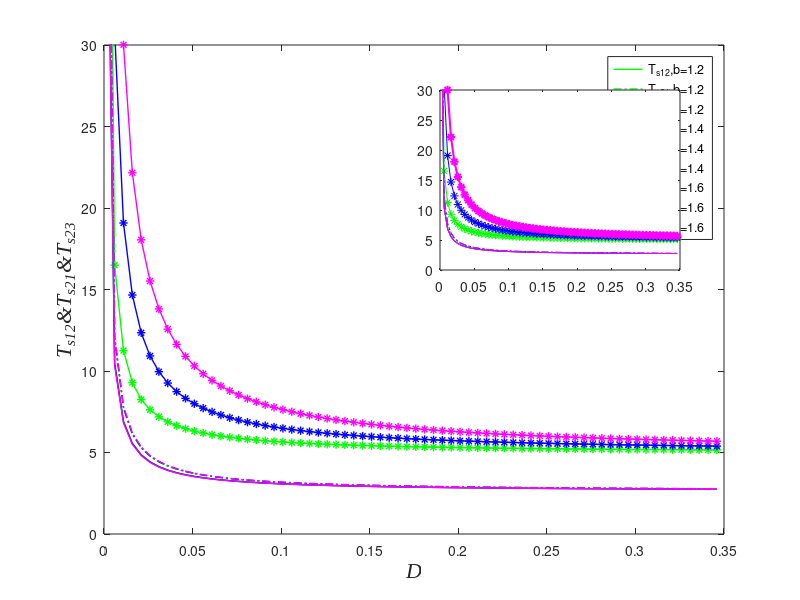

Write the MATLAB code that produced this figure.
clear all;clc;
a1=0.5;b1=1.2;v=0.45;r=1;c=0.005;e=0.05;A=0.3;
xs1=1.95;xs2=0.44;xs4=-xs1;xs3=-xs2;%xs1,xs2>0 (xs1,ys1)(xs2,ys2)是正势阱点  
ys1=0.178;ys2=0.04;ys4=-ys1;ys3=-ys2;
xu1=1.21;xu2=0;xu3=-xu1;%xu1>0;(xu1,yu1)是正势阱点
yu1=0.11;yu2=0;yu3=-yu1;
D=0.001:0.005:0.35;
us1=((1/2).*a1.*((xs1-b1).^2)+v.*exp((-(xs1-b1).^2)./(r.^2)))+(e/2)*ys1.^2+(c/2)*((xs1.^2)+(ys1.^2))-c.*xs1.*ys1;
us2=((1/2).*a1.*((xs2-b1).^2)+v.*exp((-(xs2-b1).^2)./(r.^2)))+(e/2)*ys2.^2+(c/2)*((xs2.^2)+(ys2.^2))-c.*xs2.*ys2;
us4=us1;us3=us2;
uu1=((1/2).*a1.*((xu1-b1).^2)+v.*exp((-(xu1-b1).^2)./(r.^2)))+(e/2)*yu1.^2+(c/2)*((xu1.^2)+(yu1.^2))-c.*xu1.*yu1;
uu2=((1/2).*a1.*((xu2-b1).^2)+v.*exp((-(xu2-b1).^2)./(r.^2)))+(e/2)*yu2.^2+(c/2)*((xu2.^2)+(yu2.^2))-c.*xu2.*yu2;
uu3=uu1;
js1=2*v.*(((r.^2)-2*(xs1-b1).^2)./r.^4).*exp(-((xs1-b1).^2)./r.^2)-a1-e;
js2=2*v.*(((r.^2)-2*(xs1-b1).^2)./r.^4).*exp(-((xs1-b1).^2)./r.^2)-a1-e;
ju1=2*v.*(((r.^2)-2*(xu1-b1).^2)./r.^4).*exp(-((xu1-b1).^2)./r.^2)-a1-e;
ju2=2*v.*(((r.^2)-2*(xu2-b1).^2)./r.^4).*exp(-((xu2-b1).^2)./r.^2)-a1-e;
ls1z=(1/2).*(js1-e-c+sqrt((js1+e+c).^2+4*c.^2));ls1f=(1/2).*(js1-e-c-sqrt((js1+e+c).^2+4*c.^2));%势阱点特征值
ls2z=(1/2).*(js2-e-c+sqrt((js2+e+c).^2+4*c.^2));ls2f=(1/2).*(js2-e-c-sqrt((js2+e+c).^2+4*c.^2));
bu1z=(1/2).*(ju1-e-c+sqrt((ju1+e+c).^2+4*c.^2));bu1f=(1/2).*(ju1-e-c-sqrt((ju1+e+c).^2+4*c.^2));%势垒点特征值
bu2z=(1/2).*(ju2-e-c+sqrt((ju2+e+c).^2+4*c.^2));bu2f=(1/2).*(ju2-e-c-sqrt((ju2+e+c).^2+4*c.^2));
rs12=(1./(2*pi))*sqrt(ls1z.*ls1f.*bu1z./abs(bu1f)).*exp((-1./D).*(uu1-us1));
rs21=(1./(2*pi))*sqrt(ls2z.*ls2f.*bu1z./abs(bu1f)).*exp((-1./D).*(uu1-us2));
rs23=(1./(2*pi))*sqrt(ls2z.*ls2f.*bu2z./abs(bu2f)).*exp((-1./D).*(uu2-us2));
Ts112=log(rs12.^-1);Ts121=log(rs21.^-1);Ts123=log(rs23.^-1);

a1=0.5;b1=1.4;v=0.45;r=1;c=0.005;e=0.05;A=0.3;
xs1=2.15;xs2=0.63;xs4=-xs1;xs3=-xs2;%xs1,xs2>0 (xs1,ys1)(xs2,ys2)是正势阱点  
ys1=0.196;ys2=0.057;ys4=-ys1;ys3=-ys2;
xu1=1.42;xu2=0;xu3=-xu1;%xu1>0;(xu1,yu1)是正势阱点
yu1=0.129;yu2=0;yu3=-yu1;
D=0.001:0.005:0.35;
us1=((1/2).*a1.*((xs1-b1).^2)+v.*exp((-(xs1-b1).^2)./(r.^2)))+(e/2)*ys1.^2+(c/2)*((xs1.^2)+(ys1.^2))-c.*xs1.*ys1;
us2=((1/2).*a1.*((xs2-b1).^2)+v.*exp((-(xs2-b1).^2)./(r.^2)))+(e/2)*ys2.^2+(c/2)*((xs2.^2)+(ys2.^2))-c.*xs2.*ys2;
us4=us1;us3=us2;
uu1=((1/2).*a1.*((xu1-b1).^2)+v.*exp((-(xu1-b1).^2)./(r.^2)))+(e/2)*yu1.^2+(c/2)*((xu1.^2)+(yu1.^2))-c.*xu1.*yu1;
uu2=((1/2).*a1.*((xu2-b1).^2)+v.*exp((-(xu2-b1).^2)./(r.^2)))+(e/2)*yu2.^2+(c/2)*((xu2.^2)+(yu2.^2))-c.*xu2.*yu2;
uu3=uu1;
js1=2*v.*(((r.^2)-2*(xs1-b1).^2)./r.^4).*exp(-((xs1-b1).^2)./r.^2)-a1-e;
js2=2*v.*(((r.^2)-2*(xs1-b1).^2)./r.^4).*exp(-((xs1-b1).^2)./r.^2)-a1-e;
ju1=2*v.*(((r.^2)-2*(xu1-b1).^2)./r.^4).*exp(-((xu1-b1).^2)./r.^2)-a1-e;
ju2=2*v.*(((r.^2)-2*(xu2-b1).^2)./r.^4).*exp(-((xu2-b1).^2)./r.^2)-a1-e;
ls1z=(1/2).*(js1-e-c+sqrt((js1+e+c).^2+4*c.^2));ls1f=(1/2).*(js1-e-c-sqrt((js1+e+c).^2+4*c.^2));%势阱点特征值
ls2z=(1/2).*(js2-e-c+sqrt((js2+e+c).^2+4*c.^2));ls2f=(1/2).*(js2-e-c-sqrt((js2+e+c).^2+4*c.^2));
bu1z=(1/2).*(ju1-e-c+sqrt((ju1+e+c).^2+4*c.^2));bu1f=(1/2).*(ju1-e-c-sqrt((ju1+e+c).^2+4*c.^2));%势垒点特征值
bu2z=(1/2).*(ju2-e-c+sqrt((ju2+e+c).^2+4*c.^2));bu2f=(1/2).*(ju2-e-c-sqrt((ju2+e+c).^2+4*c.^2));
rs12=(1./(2*pi))*sqrt(ls1z.*ls1f.*bu1z./abs(bu1f)).*exp((-1./D).*(uu1-us1));
rs21=(1./(2*pi))*sqrt(ls2z.*ls2f.*bu1z./abs(bu1f)).*exp((-1./D).*(uu1-us2));
rs23=(1./(2*pi))*sqrt(ls2z.*ls2f.*bu2z./abs(bu2f)).*exp((-1./D).*(uu2-us2));
Ts212=log(rs12.^-1);Ts221=log(rs21.^-1);Ts223=log(rs23.^-1);

a1=0.5;b1=1.6;v=0.45;r=1;c=0.005;e=0.05;A=0.3;
xs1=2.35;xs2=0.83;xs4=-xs1;xs3=-xs2;%xs1,xs2>0 (xs1,ys1)(xs2,ys2)是正势阱点  
ys1=0.214;ys2=0.076;ys4=-ys1;ys3=-ys2;
xu1=1.62;xu2=0;xu3=-xu1;%xu1>0;(xu1,yu1)是正势阱点
yu1=0.147;yu2=0;yu3=-yu1;
D=0.001:0.005:0.35;
us1=((1/2).*a1.*((xs1-b1).^2)+v.*exp((-(xs1-b1).^2)./(r.^2)))+(e/2)*ys1.^2+(c/2)*((xs1.^2)+(ys1.^2))-c.*xs1.*ys1;
us2=((1/2).*a1.*((xs2-b1).^2)+v.*exp((-(xs2-b1).^2)./(r.^2)))+(e/2)*ys2.^2+(c/2)*((xs2.^2)+(ys2.^2))-c.*xs2.*ys2;
us4=us1;us3=us2;
uu1=((1/2).*a1.*((xu1-b1).^2)+v.*exp((-(xu1-b1).^2)./(r.^2)))+(e/2)*yu1.^2+(c/2)*((xu1.^2)+(yu1.^2))-c.*xu1.*yu1;
uu2=((1/2).*a1.*((xu2-b1).^2)+v.*exp((-(xu2-b1).^2)./(r.^2)))+(e/2)*yu2.^2+(c/2)*((xu2.^2)+(yu2.^2))-c.*xu2.*yu2;
uu3=uu1;
js1=2*v.*(((r.^2)-2*(xs1-b1).^2)./r.^4).*exp(-((xs1-b1).^2)./r.^2)-a1-e;
js2=2*v.*(((r.^2)-2*(xs1-b1).^2)./r.^4).*exp(-((xs1-b1).^2)./r.^2)-a1-e;
ju1=2*v.*(((r.^2)-2*(xu1-b1).^2)./r.^4).*exp(-((xu1-b1).^2)./r.^2)-a1-e;
ju2=2*v.*(((r.^2)-2*(xu2-b1).^2)./r.^4).*exp(-((xu2-b1).^2)./r.^2)-a1-e;
ls1z=(1/2).*(js1-e-c+sqrt((js1+e+c).^2+4*c.^2));ls1f=(1/2).*(js1-e-c-sqrt((js1+e+c).^2+4*c.^2));%势阱点特征值
ls2z=(1/2).*(js2-e-c+sqrt((js2+e+c).^2+4*c.^2));ls2f=(1/2).*(js2-e-c-sqrt((js2+e+c).^2+4*c.^2));
bu1z=(1/2).*(ju1-e-c+sqrt((ju1+e+c).^2+4*c.^2));bu1f=(1/2).*(ju1-e-c-sqrt((ju1+e+c).^2+4*c.^2));%势垒点特征值
bu2z=(1/2).*(ju2-e-c+sqrt((ju2+e+c).^2+4*c.^2));bu2f=(1/2).*(ju2-e-c-sqrt((ju2+e+c).^2+4*c.^2));
rs12=(1./(2*pi))*sqrt(ls1z.*ls1f.*bu1z./abs(bu1f)).*exp((-1./D).*(uu1-us1));
rs21=(1./(2*pi))*sqrt(ls2z.*ls2f.*bu1z./abs(bu1f)).*exp((-1./D).*(uu1-us2));
rs23=(1./(2*pi))*sqrt(ls2z.*ls2f.*bu2z./abs(bu2f)).*exp((-1./D).*(uu2-us2));
Ts312=log(rs12.^-1);Ts321=log(rs21.^-1);Ts323=log(rs23.^-1);
plot(D,Ts112,'g-','linewidth',1);hold on
plot(D,Ts121,'g-.','linewidth',1);hold on
plot(D,Ts123,'g-*','linewidth',1);hold on
plot(D,Ts212,'b-','linewidth',1);hold on
plot(D,Ts221,'b-.','linewidth',1);hold on
plot(D,Ts223,'b-*','linewidth',1);hold on
plot(D,Ts312,'m-','linewidth',1);hold on
plot(D,Ts321,'m-.','linewidth',1);hold on
plot(D,Ts323,'m-*','linewidth',1);

ylim([0,30])
xlabel('\itD','FontName','Times New Roman','FontSize',15.5);
 ylabel('\itT_{s12}&T_{s21}&T_{s23}','FontName','Times New Roman','FontSize',15.5);
legend('T_{s12},b=1.2','T_{s21},b=1.2','T_{s23},b=1.2','T_{s12},b=1.4','T_{s21},b=1.4','T_{s23},b=1.4','T_{s12},b=1.6','T_{s21},b=1.6','T_{s23},b=1.6')
axes('position',[0.55,0.55,0.3,0.3]); %关键在这句！所画的小图
plot(D,Ts112,'g-',D,Ts121,'g-.',D,Ts123,'g-*',D,Ts212,'b-',D,Ts221,'b-.',D,Ts223,'b-*',D,Ts312,'m-',D,Ts321,'m-.',D,Ts323,'m-*','LineWidth',1.5);

ylim([0 30])